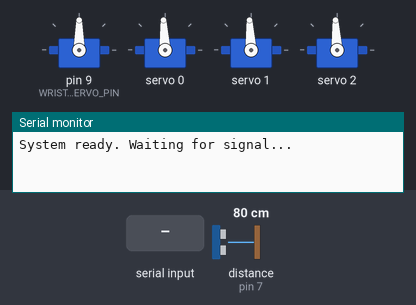
Simulated run of this sketch. Board: Arduino Uno, built with avr-gcc and run on an emulated ATmega328P. On the bench: 4 × servo, the last lines printed to the serial monitor. The test bench sets the inputs (shaded band); at power-on: distance to the obstacle (sensor on pin 7) 80 cm. The echo pulse lasts 58.3 µs per cm.

Above: at 1.2 s.
1.3 s: "1" received over Serial
At 1.7 s:
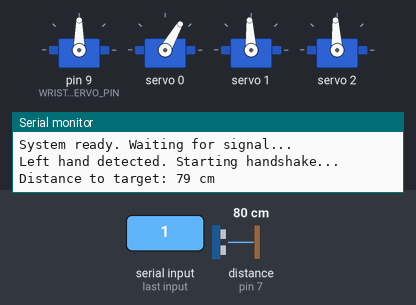
Timing chart, 0 to 4.3 s (numbered marks = the images above; inputs shaded):
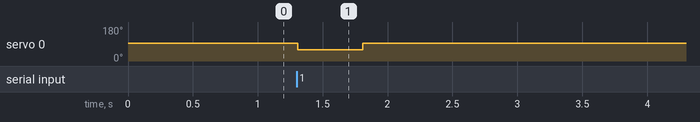

The sketch:

handshaking_project.ino
```cpp
#include <Wire.h>
#include <Adafruit_PWMServoDriver.h>
#include <Servo.h>

// Create PWM driver object
Adafruit_PWMServoDriver pwm = Adafruit_PWMServoDriver();

// Servo definitions (change these as needed)
#define BASE_SERVO_CHANNEL 0   // Base rotation servo (Channel 0 on PCA9685)
#define SHOULDER_SERVO_CHANNEL 1   // Shoulder movement servo (Channel 1)
#define ELBOW_SERVO_CHANNEL 2  // Elbow movement servo (Channel 2)
#define WRIST_SERVO_PIN 9      // Wrist servo connected directly to Arduino pin 9

// Ultrasonic sensor pins
#define TRIG_PIN 6  // Trigger pin of the ultrasonic sensor
#define ECHO_PIN 7  // Echo pin of the ultrasonic sensor

Servo wristServo;  // Create Servo object for wrist

void setup() {
  // Initialize serial communication
  Serial.begin(9600);

  // Initialize PWM driver and set frequency to 50 Hz (for servo control)
  pwm.begin();
  pwm.setPWMFreq(50);

  // Attach the wrist servo to the specified pin
  wristServo.attach(WRIST_SERVO_PIN);

  // Set the initial position of the servos
  pwm.setPWM(BASE_SERVO_CHANNEL, 0, servoAngleToPWM(90));   // Base in the center
  pwm.setPWM(SHOULDER_SERVO_CHANNEL, 0, servoAngleToPWM(90));   // Shoulder in the center
  pwm.setPWM(ELBOW_SERVO_CHANNEL, 0, servoAngleToPWM(90));  // Elbow in the center
  wristServo.write(90);  // Wrist in the center position

  // Initialize pins for the ultrasonic sensor
  pinMode(TRIG_PIN, OUTPUT);
  pinMode(ECHO_PIN, INPUT);

  Serial.println("System ready. Waiting for signal...");
}
void loop() {
  // Check for incoming serial data from the lapto
  if (Serial.available() > 0) {
    char signal = Serial.read();

    if (signal == '1') {  // Signal '1' received from Python (left hand detected)
      Serial.println("Left hand detected. Starting handshake...");

      // Measure distance to target using ultrasonic sensor
      long distance = measureDistance();
      Serial.print("Distance to target: ");
      Serial.print(distance);
      Serial.println(" cm");

      // Move robotic arm according to the measured distance
      performHandshakeSequence(distance);
    }
  }
}

// Function to measure distance using the ultrasonic sensor
long measureDistance() {
  digitalWrite(TRIG_PIN, LOW);
  delayMicroseconds(2);
  digitalWrite(TRIG_PIN, HIGH);
  delayMicroseconds(10);
  digitalWrite(TRIG_PIN, LOW);

  long duration = pulseIn(ECHO_PIN, HIGH);
  long distance = duration * 0.034 / 2;  // Convert duration to distance in cm
  return distance;
}

// Function to perform handshake sequence based on distance
void performHandshakeSequence(long distance) {
  // Example movements (you can modify these as needed)
  if (distance < 20) {  // Close distance: perform full handshake
    pwm.setPWM(SHOULDER_SERVO_CHANNEL, 0, servoAngleToPWM(60));  // Lower shoulder
    delay(500);
    pwm.setPWM(ELBOW_SERVO_CHANNEL, 0, servoAngleToPWM(120));  // Extend elbow
    delay(500);
    wristServo.write(45);  // Rotate wrist for handshake
    delay(500);
    wristServo.write(90);  // Return wrist to normal position
    delay(500);
    pwm.setPWM(ELBOW_SERVO_CHANNEL, 0, servoAngleToPWM(90));  // Return elbow to normal
    delay(500);
    pwm.setPWM(SHOULDER_SERVO_CHANNEL, 0, servoAngleToPWM(90));  // Raise shoulder back
  } else if (distance < 50) {  // Medium distance: partial handshake
    pwm.setPWM(ELBOW_SERVO_CHANNEL, 0, servoAngleToPWM(90));  // Move elbow halfway
    delay(500);
    wristServo.write(60);  // Rotate wrist slightly
    delay(500);
    wristServo.write(90);  // Return wrist to normal position
  } else {  // Far distance: only wave
    pwm.setPWM(BASE_SERVO_CHANNEL, 0, servoAngleToPWM(60));  // Rotate base to wave
    delay(500);
    pwm.setPWM(BASE_SERVO_CHANNEL, 0, servoAngleToPWM(90));  // Return to original position
  }
}

// Helper function to convert servo angle to PCA9685 PWM value
int servoAngleToPWM(int angle) {
  int pwm_value = map(angle, 0, 180, 102, 512);  // Map angle to PWM value for 50 Hz frequency
  return pwm_value;
}
```

Measured:
- after the input at 1.3 s, servo 0: 93° → 60° at once, → 93° 0.50 s later
